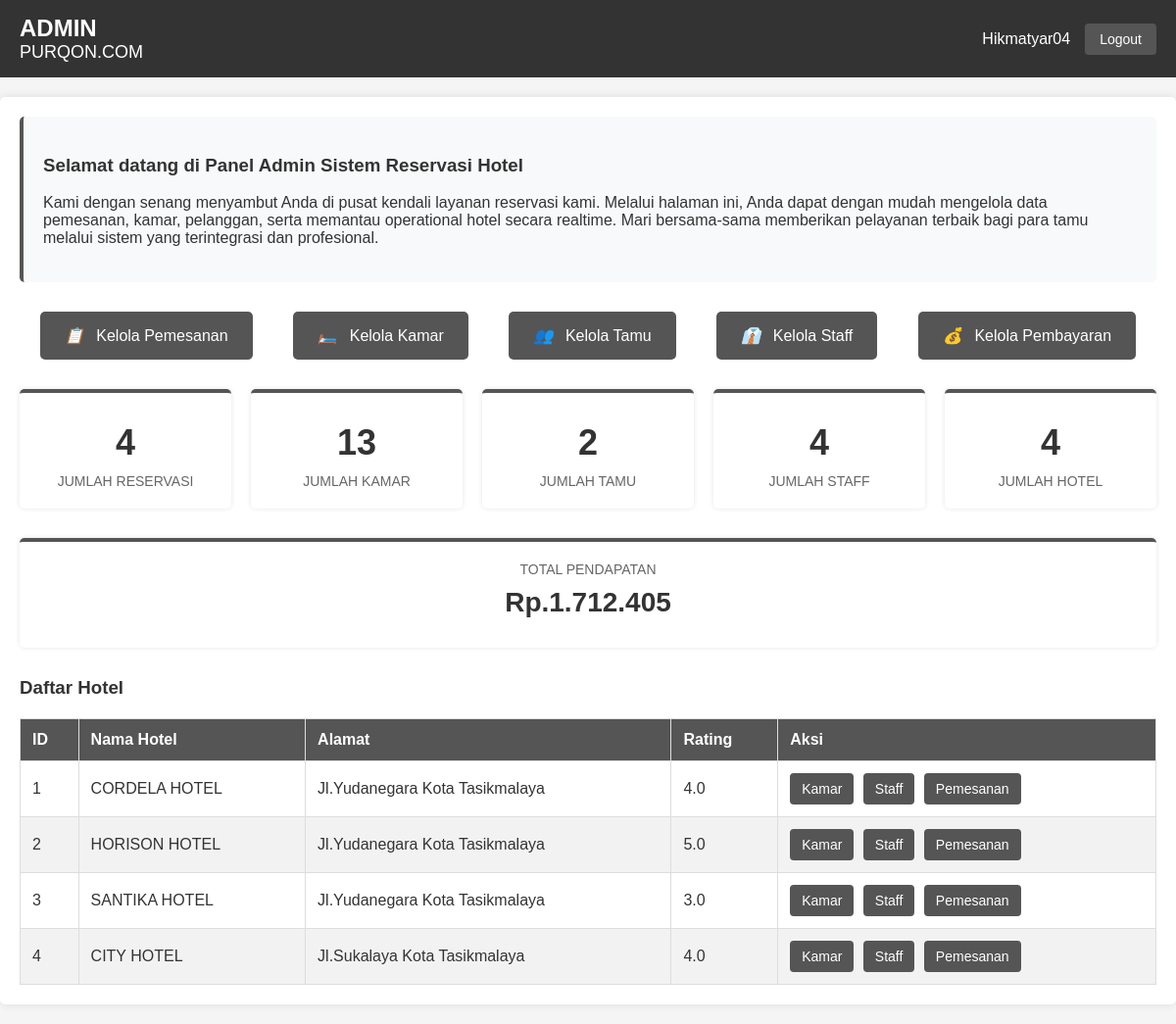
/admin_dashboard.php (signed in), run on the app's committed database.
### tables this page shows
CREATE TABLE `hotels` (
  `id` int(11) NOT NULL,
  `nama` varchar(100) DEFAULT NULL,
  `alamat` varchar(255) DEFAULT NULL,
  `rating` decimal(2,1) DEFAULT NULL,
  `gambar` varchar(255) DEFAULT NULL,
  `deskripsi` text DEFAULT NULL,
  `website` varchar(100) DEFAULT NULL,
  `latitude` decimal(10,8) DEFAULT NULL,
  `longitude` decimal(11,8) DEFAULT NULL
);

### admin_dashboard.php (the view, shortened to what this page needs)
<?php
require 'db_connect.php';
$admin_username = $_SESSION['admin'];
$query_admin = "SELECT * FROM admin WHERE username = ?";
$stmt = $conn->prepare($query_admin);
$stmt->bind_param("s", $admin_username);
$stmt->execute();
$admin_data = $stmt->get_result()->fetch_assoc();
function ambilStatistik($conn, $tabel, $kolom = 'COUNT(*)') {
    $query = "SELECT $kolom as total FROM $tabel";
    $result = $conn->query($query);
    return $result->fetch_assoc();
}
try {
    $reservasi = ambilStatistik($conn, 'bookings');
    $kamar = ambilStatistik($conn, 'rooms');
    $users = ambilStatistik($conn, 'users');
    $staff = ambilStatistik($conn, 'staff');
    $hotels = ambilStatistik($conn, 'hotels');
    $pendapatan = ambilStatistik($conn, 'bookings', 'SUM(total_price)');
    $pendapatan_format = number_format($pendapatan['total'] ?? 0, 0, ',', '.');
} catch (Exception $e) {
    die("Terjadi error: " . $e->getMessage());
}
?>
<!DOCTYPE html>
<html lang="id">
<head>
</head>
<body>
    <div class="header">
        <div>
            <h1>ADMIN</h1>
            <h2>PURQON.COM</h2>
        </div>
        <div class="admin-info">
            <span><?= htmlspecialchars($admin_data['full_name']) ?></span>
            <a href="admin_logout.php" class="logout">Logout</a>
        </div>
    </div>
    <div class="container">
        <div class="welcome-section">
            <h3>Selamat datang di Panel Admin Sistem Reservasi Hotel</h3>
            <p>Kami dengan senang menyambut Anda di pusat kendali layanan reservasi kami. Melalui halaman ini, Anda dapat dengan mudah mengelola data pemesanan, kamar, pelanggan, serta memantau operational hotel secara realtime. Mari bersama-sama memberikan pelayanan terbaik bagi para tamu melalui sistem yang terintegrasi dan profesional.</p>
        </div>
        <div class="action-buttons">
            <a href="manage_bookings.php" class="action-btn"><i>📋</i> Kelola Pemesanan</a>
            <a href="manage_rooms.php" class="action-btn"><i>🛏️</i> Kelola Kamar</a>
            <a href="manage_guests.php" class="action-btn"><i>👥</i> Kelola Tamu</a>
            <a href="manage_staff.php" class="action-btn"><i>👔</i> Kelola Staff</a>
            <a href="manage_payments.php" class="action-btn"><i>💰</i> Kelola Pembayaran</a>
        </div>
        <div class="stats-container">
            <div class="stat-card">
                <div class="stat-number"><?= $reservasi['total'] ?? 0 ?></div>
                <div class="stat-label">Jumlah Reservasi</div>
            </div>
            <div class="stat-card">
                <div class="stat-number"><?= $kamar['total'] ?? 0 ?></div>
                <div class="stat-label">Jumlah Kamar</div>
            </div>
            <div class="stat-card">
                <div class="stat-number"><?= $users['total'] ?? 0 ?></div>
                <div class="stat-label">Jumlah Tamu</div>
            </div>
            <div class="stat-card">
                <div class="stat-number"><?= $staff['total'] ?? 0 ?></div>
                <div class="stat-label">Jumlah Staff</div>
            </div>
            <div class="stat-card">
                <div class="stat-number"><?= $hotels['total'] ?? 0 ?></div>
                <div class="stat-label">Jumlah Hotel</div>
            </div>
        </div>
        <div class="revenue-card">
            <div class="stat-label">Total Pendapatan</div>
            <div class="revenue-amount">Rp.<?= $pendapatan_format ?></div>
        </div>
        <h3>Daftar Hotel</h3>
        <table>
            <thead>
                <tr>
                    <th>ID</th>
                    <th>Nama Hotel</th>
                    <th>Alamat</th>
                    <th>Rating</th>
                    <th>Aksi</th>
                </tr>
            </thead>
            <tbody>
                <?php
                $hotels = $conn->query("SELECT * FROM hotels");
                if ($hotels && $hotels->num_rows > 0) {
                    while ($hotel = $hotels->fetch_assoc()):
                ?>
                <tr>
                    <td><?= $hotel['id'] ?></td>
                    <td><?= htmlspecialchars($hotel['nama']) ?></td>
                    <td><?= htmlspecialchars($hotel['alamat']) ?></td>
                    <td><?= $hotel['rating'] ?></td>
                    <td>
                        <a href="manage_rooms.php?hotel_id=<?= $hotel['id'] ?>" class="btn">Kamar</a>
                        <a href="manage_staff.php?hotel_id=<?= $hotel['id'] ?>" class="btn">Staff</a>
                        <a href="manage_bookings.php?hotel_id=<?= $hotel['id'] ?>" class="btn">Pemesanan</a>
                    </td>
                </tr>
                <?php
                    endwhile;
                } else {
                    echo "<tr><td colspan='5'>Tidak ada data hotel</td></tr>";
                }
                ?>
            </tbody>
        </table>
    </div>
</body>
</html>

### admin_dashboard.php (style rules this page uses)
body { font-family: Arial, sans-serif; margin: 0; padding: 0; background-color: #f5f5f5; color: #333; }
.header { background-color: #333; color: white; padding: 15px 20px; display: flex; justify-content: space-between; align-items: center; }
.header h1 { margin: 0; font-size: 24px; }
.header h2 { margin: 0; font-size: 18px; font-weight: normal; }
.container { max-width: 1200px; margin: 20px auto; padding: 20px; background: white; border-radius: 5px; box-shadow: 0 0 10px rgba(0,0,0,0.1); }
.welcome-section { background-color: #f8f9fa; padding: 20px; border-radius: 5px; margin-bottom: 30px; border-left: 4px solid #555; }
.stats-container { display: grid; grid-template-columns: repeat(5, 1fr); gap: 20px; margin-bottom: 30px; }
.stat-card { background: white; border-radius: 5px; padding: 20px; box-shadow: 0 0 5px rgba(0,0,0,0.1); text-align: center; border-top: 4px solid #555; transition: transform 0.3s; }
.stat-number { font-size: 36px; font-weight: bold; color: #333; margin: 10px 0; }
.stat-label { font-size: 14px; color: #666; text-transform: uppercase; }
.revenue-card { background: white; border-radius: 5px; padding: 20px; box-shadow: 0 0 5px rgba(0,0,0,0.1); text-align: center; border-top: 4px solid #555; margin-bottom: 30px; }
.revenue-amount { font-size: 28px; font-weight: bold; color: #333; margin: 10px 0; }
.logout { color: white; text-decoration: none; background-color: #555; padding: 8px 15px; border-radius: 4px; font-size: 14px; margin-left: 15px; }
table { width: 100%; border-collapse: collapse; margin-top: 20px; }
table, th, td { border: 1px solid #ddd; }
th, td { padding: 12px; text-align: left; }
th { background-color: #555; color: white; }
tr:nth-child(even) { background-color: #f2f2f2; }
.btn { padding: 8px 12px; background-color: #555; color: white; text-decoration: none; border-radius: 4px; font-size: 14px; margin-right: 5px; display: inline-block; }
.admin-info { display: flex; align-items: center; }
.action-buttons { display: flex; justify-content: space-around; margin-bottom: 30px; }
.action-btn { padding: 15px 25px; background-color: #555; color: white; text-decoration: none; border-radius: 5px; font-size: 16px; transition: background-color 0.3s; }
.action-btn i { margin-right: 8px; }

### data on the page
hotels: id "1", nama "CORDELA HOTEL", alamat "Jl.Yudanegara Kota Tasikmalaya", rating "4.0"
hotels: id "2", nama "HORISON HOTEL", alamat "Jl.Yudanegara Kota Tasikmalaya", rating "5.0"
hotels: id "3", nama "SANTIKA HOTEL", alamat "Jl.Yudanegara Kota Tasikmalaya", rating "3.0"
hotels: id "4", nama "CITY HOTEL", alamat "Jl.Sukalaya Kota Tasikmalaya", rating "4.0"

### other printed values
$admin_data['full_name'] "Hikmatyar04"
$reservasi['total'] "4"
$kamar['total'] "13"
$users['total'] "2"
$staff['total'] "4"
$hotels['total'] "4"
$pendapatan_format "1.712.405"
